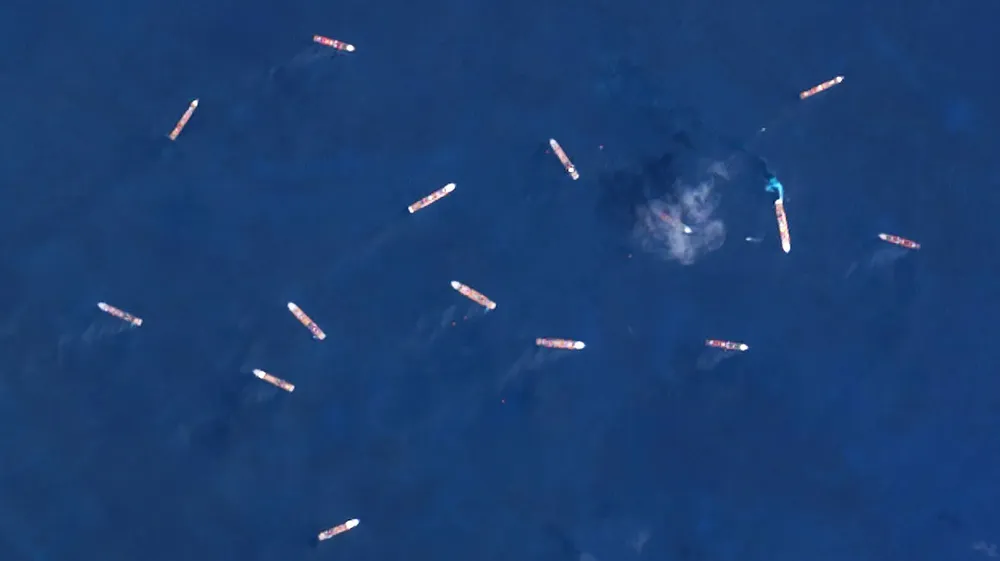
#> input picture Analysis_and_Detction_of_satelite_Ship_images_/media/history/inputs/2523523552-1_Or74obG.webp, 1000 x 561 px, shrunk from 1920 x 1078 before the run; its folder holds only this picture in this run
$ python -i ship_detection.py   (imports and definitions only)
#> lines starting #> are read from the running program, lines starting #| are printed output that depends on the picture; after the words box and inside, x2 and y2 are one past the last pixel; in counts of white or black regions, pixels touching at a corner belong together
import cv2
import numpy as np
import requests
from PIL import Image
from io import BytesIO
from tkinter import Tk, Label, Button, Entry, filedialog, messagebox
import os

def process_image(image_path):
    """
    Process the image (either local path or URL) and return the processed image
    """
    try:
        # Try to open as URL first
        try:
            response = requests.get(image_path)
            response.raise_for_status()
            image = Image.open(BytesIO(response.content))
#> image is the input picture: PIL image 1000x561 RGB; mean R, G, B 27.4, 62.4, 113.5
        except requests.exceptions.RequestException:
            # If URL fails, try as local file
            image = Image.open(image_path)

        # Convert to OpenCV format
        image = cv2.cvtColor(np.array(image), cv2.COLOR_RGB2BGR)
#> image: shape (561, 1000, 3)

        # Convert to grayscale easier to process
        gray = cv2.cvtColor(image, cv2.COLOR_BGR2GRAY)
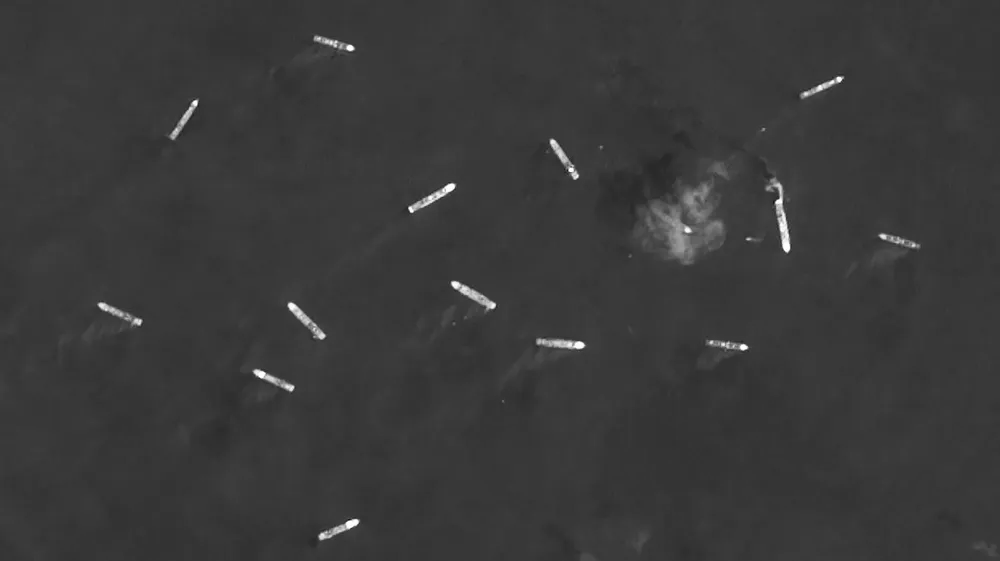
#> gray: shape (561, 1000); min 18, max 255, mean 57.7

        # Apply Gaussian blur for reduce noise
        blurred = cv2.GaussianBlur(gray, (5, 5), 0)

        # Apply Canny for edge detection
        edges = cv2.Canny(blurred, 50, 150)
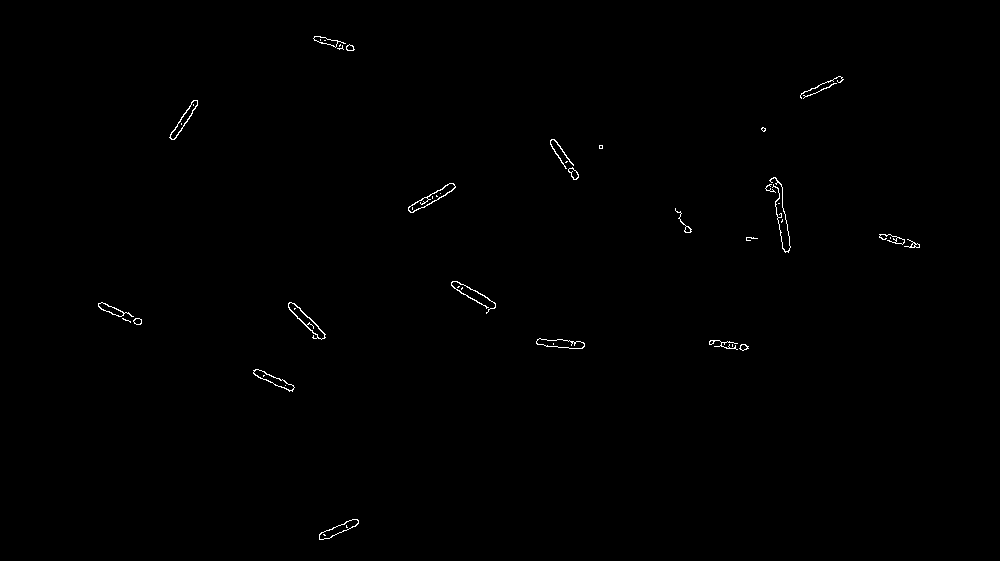
#> edges: shape (561, 1000); 0.36% white in thin lines or dots, all inside (x1, y1, x2, y2) = (98, 36, 920, 540)

        # Detects object outlines from the edges.
        contours, _ = cv2.findContours(edges, cv2.RETR_EXTERNAL, cv2.CHAIN_APPROX_SIMPLE)
#> contours = 35 contours, 16 with area under 20; largest, box (x1, y1, x2, y2) and area: (408, 183, 456, 213) 378, (288, 302, 326, 340) 372, (536, 338, 585, 349) 306, (319, 519, 359, 540) 287, (253, 369, 295, 392) 274

        # Draw contours on the original image to green image
        cv2.drawContours(image, contours, -1, (0, 255, 0), 2)
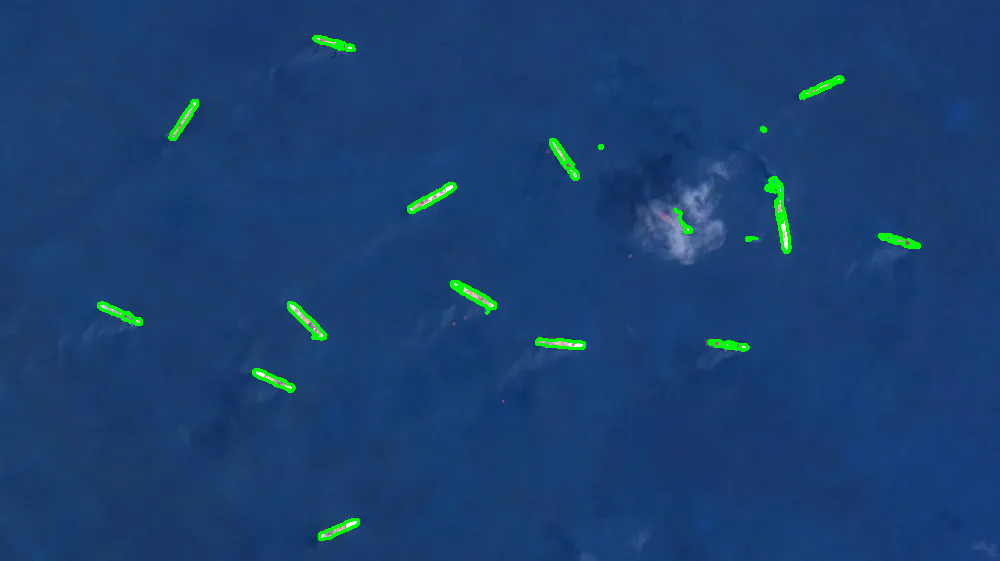
#> image: shape (561, 1000, 3); mean B, G, R 111.9, 63.7, 26.1

        return image
    except Exception as e:
        print(f"Error processing image: {str(e)}")
        return None

# [50 lines left out: functions upload_image, process_url, process_and_show_image, create_gui, not called in this run]

# [2 lines not run here, left out]

>>> result = process_image('media/history/inputs/2523523552-1_Or74obG.webp')
